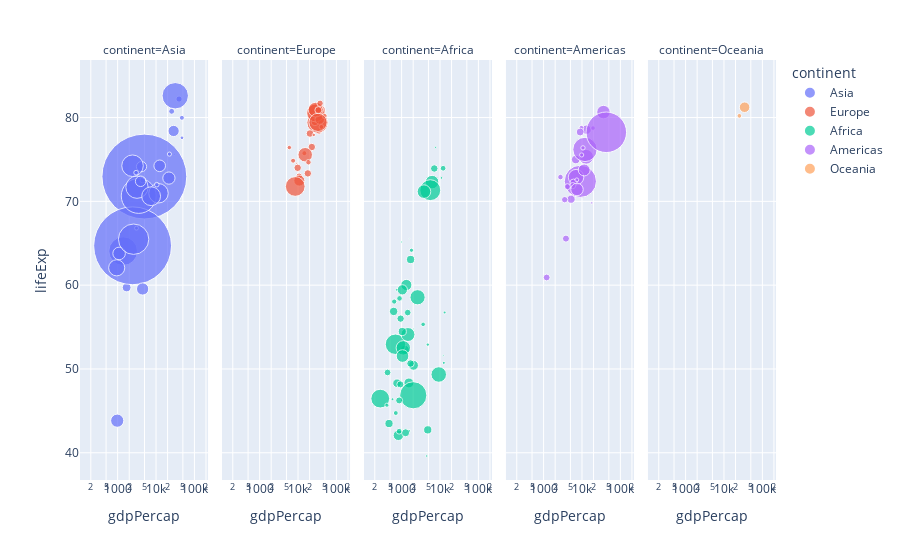

The cell this chart's notebook holds for it:
### Code cell
px.scatter(gapminder2007, x="gdpPercap", y="lifeExp", color="continent", size="pop", size_max=60, hover_name="country", facet_col="continent", log_x=True)

### Figure 1 — Plotly figure (JSON) as saved in the notebook; plotly's stock layout.template omitted (floating-point values rounded to 4 significant figures)
{"data": [{"hovertemplate": "<b>%{hovertext}</b><br><br>continent=Asia<br>gdpPercap=%{x}<br>lifeExp=%{y}<br>pop=%{marker.size}<extra></extra>", "hovertext": ["Afghanistan", "Bahrain", "Bangladesh", "Cambodia", "China", "Hong Kong, China", "India", "Indonesia", "Iran", "Iraq", "Israel", "Japan", "Jordan", "Kuwait", "Lebanon", "Malaysia", "Mongolia", "Myanmar", "Nepal", "Oman", "Pakistan", "Philippines", "Saudi Arabia", "Singapore", "Sri Lanka", "Syria", "Taiwan", "Thailand", "Vietnam", "West Bank and Gaza"], "legendgroup": "Asia", "marker": {"color": "#636efa", "size": [31889923, 708573, 150448339, 14131858, 1318683096, 6980412, 1110396331, 223547000, 69453570, 27499638, 6426679, 127467972, 6053193, 2505559, 3921278, 24821286, 2874127, 47761980, 28901790, 3204897, 169270617, 91077287, 27601038, 4553009, 20378239, 19314747, 23174294, 65068149, 85262356, 4018332], "sizemode": "area", "sizeref": 366300.0, "symbol": "circle"}, "mode": "markers", "name": "Asia", "orientation": "v", "showlegend": true, "type": "scatter", "x": [974.6, 29800.0, 1391.0, 1714.0, 4959.0, 39720.0, 2452.0, 3541.0, 11610.0, 4471.0, 25520.0, 31660.0, 4519.0, 47310.0, 10460.0, 12450.0, 3096.0, 944, 1091.0, 22320.0, 2606.0, 3190.0, 21650.0, 47140.0, 3970.0, 4185.0, 28720.0, 7458.0, 2442.0, 3025.0], "xaxis": "x", "y": [43.83, 75.64, 64.06, 59.72, 72.96, 82.21, 64.7, 70.65, 70.96, 59.55, 80.75, 82.6, 72.53, 77.59, 71.99, 74.24, 66.8, 62.07, 63.78, 75.64, 65.48, 71.69, 72.78, 79.97, 72.4, 74.14, 78.4, 70.62, 74.25, 73.42], "yaxis": "y"}, {"hovertemplate": "<b>%{hovertext}</b><br><br>continent=Europe<br>gdpPercap=%{x}<br>lifeExp=%{y}<br>pop=%{marker.size}<extra></extra>", "hovertext": ["Albania", "Austria", "Belgium", "Bosnia and Herzegovina", "Bulgaria", "Croatia", "Czech Republic", "Denmark", "Finland", "France", "Germany", "Greece", "Hungary", "Iceland", "Ireland", "Italy", "Montenegro", "Netherlands", "Norway", "Poland", "Portugal", "Romania", "Serbia", "Slovak Republic", "Slovenia", "Spain", "Sweden", "Switzerland", "Turkey", "United Kingdom"], "legendgroup": "Europe", "marker": {"color": "#EF553B", "size": [3600523, 8199783, 10392226, 4552198, 7322858, 4493312, 10228744, 5468120, 5238460, 61083916, 82400996, 10706290, 9956108, 301931, 4109086, 58147733, 684736, 16570613, 4627926, 38518241, 10642836, 22276056, 10150265, 5447502, 2009245, 40448191, 9031088, 7554661, 71158647, 60776238], "sizemode": "area", "sizeref": 366300.0, "symbol": "circle"}, "mode": "markers", "name": "Europe", "orientation": "v", "showlegend": true, "type": "scatter", "x": [5937.0, 36130.0, 33690.0, 7446.0, 10680.0, 14620.0, 22830.0, 35280.0, 33210.0, 30470.0, 32170.0, 27540.0, 18010.0, 36180.0, 40680.0, 28570.0, 9254.0, 36800.0, 49360.0, 15390.0, 20510.0, 10810.0, 9787.0, 18680.0, 25770.0, 28820.0, 33860.0, 37510.0, 8458.0, 33200.0], "xaxis": "x2", "y": [76.42, 79.83, 79.44, 74.85, 73.0, 75.75, 76.49, 78.33, 79.31, 80.66, 79.41, 79.48, 73.34, 81.76, 78.89, 80.55, 74.54, 79.76, 80.2, 75.56, 78.1, 72.48, 74.0, 74.66, 77.93, 80.94, 80.88, 81.7, 71.78, 79.42], "yaxis": "y2"}, {"hovertemplate": "<b>%{hovertext}</b><br><br>continent=Africa<br>gdpPercap=%{x}<br>lifeExp=%{y}<br>pop=%{marker.size}<extra></extra>", "hovertext": ["Algeria", "Angola", "Benin", "Botswana", "Burkina Faso", "Burundi", "Cameroon", "Central African Republic", "Chad", "Comoros", "Congo, Dem. Rep.", "Congo, Rep.", "Cote d'Ivoire", "Djibouti", "Egypt", "Equatorial Guinea", "Eritrea", "Ethiopia", "Gabon", "Gambia", "Ghana", "Guinea", "Guinea-Bissau", "Kenya", "Lesotho", "Liberia", "Libya", "Madagascar", "Malawi", "Mali", "Mauritania", "Mauritius", "Morocco", "Mozambique", "Namibia", "Niger", "Nigeria", "Reunion", "Rwanda", "Sao Tome and Principe", "Senegal", "Sierra Leone", "Somalia", "South Africa", "Sudan", "Swaziland", "Tanzania", "Togo", "Tunisia", "Uganda", "Zambia", "Zimbabwe"], "legendgroup": "Africa", "marker": {"color": "#00cc96", "size": [33333216, 12420476, 8078314, 1639131, 14326203, 8390505, 17696293, 4369038, 10238807, 710960, 64606759, 3800610, 18013409, 496374, 80264543, 551201, 4906585, 76511887, 1454867, 1688359, 22873338, 9947814, 1472041, 35610177, 2012649, 3193942, 6036914, 19167654, 13327079, 12031795, 3270065, 1250882, 33757175, 19951656, 2055080, 12894865, 135031164, 798094, 8860588, 199579, 12267493, 6144562, 9118773, 43997828, 42292929, 1133066, 38139640, 5701579, 10276158, 29170398, 11746035, 12311143], "sizemode": "area", "sizeref": 366300.0, "symbol": "circle"}, "mode": "markers", "name": "Africa", "orientation": "v", "showlegend": true, "type": "scatter", "x": [6223.0, 4797.0, 1441.0, 12570.0, 1217.0, 430.1, 2042.0, 706.0, 1704.0, 986.1, 277.6, 3633.0, 1545.0, 2082.0, 5581.0, 12150.0, 641.4, 690.8, 13210.0, 752.7, 1328.0, 942.7, 579.2, 1463.0, 1569.0, 414.5, 12060.0, 1045.0, 759.3, 1043.0, 1803.0, 10960.0, 3820.0, 823.7, 4811.0, 619.7, 2014.0, 7670.0, 863.1, 1598.0, 1712.0, 862.5, 926.1, 9270.0, 2602.0, 4513.0, 1107.0, 883.0, 7093.0, 1056.0, 1271.0, 469.7], "xaxis": "x3", "y": [72.3, 42.73, 56.73, 50.73, 52.3, 49.58, 50.43, 44.74, 50.65, 65.15, 46.46, 55.32, 48.33, 54.79, 71.34, 51.58, 58.04, 52.95, 56.73, 59.45, 60.02, 56.01, 46.39, 54.11, 42.59, 45.68, 73.95, 59.44, 48.3, 54.47, 64.16, 72.8, 71.16, 42.08, 52.91, 56.87, 46.86, 76.44, 46.24, 65.53, 63.06, 42.57, 48.16, 49.34, 58.56, 39.61, 52.52, 58.42, 73.92, 51.54, 42.38, 43.49], "yaxis": "y3"}, {"hovertemplate": "<b>%{hovertext}</b><br><br>continent=Americas<br>gdpPercap=%{x}<br>lifeExp=%{y}<br>pop=%{marker.size}<extra></extra>", "hovertext": ["Argentina", "Bolivia", "Brazil", "Canada", "Chile", "Colombia", "Costa Rica", "Cuba", "Dominican Republic", "Ecuador", "El Salvador", "Guatemala", "Haiti", "Honduras", "Jamaica", "Mexico", "Nicaragua", "Panama", "Paraguay", "Peru", "Puerto Rico", "Trinidad and Tobago", "United States", "Uruguay", "Venezuela"], "legendgroup": "Americas", "marker": {"color": "#ab63fa", "size": [40301927, 9119152, 190010647, 33390141, 16284741, 44227550, 4133884, 11416987, 9319622, 13755680, 6939688, 12572928, 8502814, 7483763, 2780132, 108700891, 5675356, 3242173, 6667147, 28674757, 3942491, 1056608, 301139947, 3447496, 26084662], "sizemode": "area", "sizeref": 366300.0, "symbol": "circle"}, "mode": "markers", "name": "Americas", "orientation": "v", "showlegend": true, "type": "scatter", "x": [12780.0, 3822.0, 9066.0, 36320.0, 13170.0, 7007.0, 9645.0, 8948.0, 6025.0, 6873.0, 5728.0, 5186.0, 1202.0, 3548.0, 7321.0, 11980.0, 2749.0, 9809.0, 4173.0, 7409.0, 19330.0, 18010.0, 42950.0, 10610.0, 11420.0], "xaxis": "x4", "y": [75.32, 65.55, 72.39, 80.65, 78.55, 72.89, 78.78, 78.27, 72.23, 74.99, 71.88, 70.26, 60.92, 70.2, 72.57, 76.19, 72.9, 75.54, 71.75, 71.42, 78.75, 69.82, 78.24, 76.38, 73.75], "yaxis": "y4"}, {"hovertemplate": "<b>%{hovertext}</b><br><br>continent=Oceania<br>gdpPercap=%{x}<br>lifeExp=%{y}<br>pop=%{marker.size}<extra></extra>", "hovertext": ["Australia", "New Zealand"], "legendgroup": "Oceania", "marker": {"color": "#FFA15A", "size": [20434176, 4115771], "sizemode": "area", "sizeref": 366300.0, "symbol": "circle"}, "mode": "markers", "name": "Oceania", "orientation": "v", "showlegend": true, "type": "scatter", "x": [34440.0, 25190.0], "xaxis": "x5", "y": [81.23, 80.2], "yaxis": "y5"}], "layout": {"annotations": [{"font": {}, "showarrow": false, "text": "continent=Asia", "x": 0.092, "xanchor": "center", "xref": "paper", "y": 1, "yanchor": "bottom", "yref": "paper"}, {"font": {}, "showarrow": false, "text": "continent=Europe", "x": 0.296, "xanchor": "center", "xref": "paper", "y": 1, "yanchor": "bottom", "yref": "paper"}, {"font": {}, "showarrow": false, "text": "continent=Africa", "x": 0.5, "xanchor": "center", "xref": "paper", "y": 1, "yanchor": "bottom", "yref": "paper"}, {"font": {}, "showarrow": false, "text": "continent=Americas", "x": 0.704, "xanchor": "center", "xref": "paper", "y": 1, "yanchor": "bottom", "yref": "paper"}, {"font": {}, "showarrow": false, "text": "continent=Oceania", "x": 0.908, "xanchor": "center", "xref": "paper", "y": 1, "yanchor": "bottom", "yref": "paper"}], "legend": {"itemsizing": "constant", "title": {"text": "continent"}, "tracegroupgap": 0}, "margin": {"t": 60}, "xaxis": {"anchor": "y", "domain": [0, 0.184], "title": {"text": "gdpPercap"}, "type": "log"}, "xaxis2": {"anchor": "y2", "domain": [0.204, 0.388], "matches": "x", "title": {"text": "gdpPercap"}, "type": "log"}, "xaxis3": {"anchor": "y3", "domain": [0.408, 0.592], "matches": "x", "title": {"text": "gdpPercap"}, "type": "log"}, "xaxis4": {"anchor": "y4", "domain": [0.612, 0.796], "matches": "x", "title": {"text": "gdpPercap"}, "type": "log"}, "xaxis5": {"anchor": "y5", "domain": [0.816, 1], "matches": "x", "title": {"text": "gdpPercap"}, "type": "log"}, "yaxis": {"anchor": "x", "domain": [0, 1], "title": {"text": "lifeExp"}}, "yaxis2": {"anchor": "x2", "domain": [0, 1], "matches": "y", "showticklabels": false}, "yaxis3": {"anchor": "x3", "domain": [0, 1], "matches": "y", "showticklabels": false}, "yaxis4": {"anchor": "x4", "domain": [0, 1], "matches": "y", "showticklabels": false}, "yaxis5": {"anchor": "x5", "domain": [0, 1], "matches": "y", "showticklabels": false}}}
